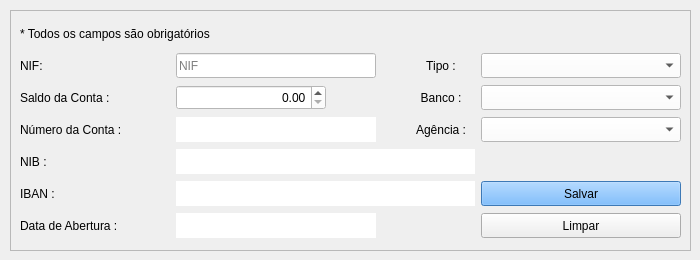
         <widget class="QWidget" name="tab_cadastroContas">
          <attribute name="title">
           <string>Cadastrar Conta</string>
          </attribute>
          <widget class="QFrame" name="frame_cadastrarConta">
           <property name="geometry">
            <rect>
             <x>10</x>
             <y>10</y>
             <width>681</width>
             <height>241</height>
            </rect>
           </property>
           <property name="frameShape">
            <enum>QFrame::StyledPanel</enum>
           </property>
           <property name="frameShadow">
            <enum>QFrame::Raised</enum>
           </property>
           <layout class="QGridLayout" name="gridLayout_2">
            <item row="2" column="4">
             <widget class="QComboBox" name="comboBox_tiposConta">
              <property name="minimumSize">
               <size>
                <width>200</width>
                <height>25</height>
               </size>
              </property>
              <property name="maximumSize">
               <size>
                <width>200</width>
                <height>25</height>
               </size>
              </property>
              <property name="styleSheet">
               <string notr="true">background-color: rgb(255, 255, 255);</string>
              </property>
              <property name="placeholderText">
               <string/>
              </property>
             </widget>
            </item>
            <item row="5" column="1" colspan="3">
             <widget class="QLabel" name="label_nibConta">
              <property name="minimumSize">
               <size>
                <width>0</width>
                <height>25</height>
               </size>
              </property>
              <property name="maximumSize">
               <size>
                <width>16777215</width>
                <height>25</height>
               </size>
              </property>
              <property name="styleSheet">
               <string notr="true">background-color: rgb(255, 255, 255);
font: 12pt &quot;Segoe UI&quot;;</string>
              </property>
              <property name="text">
               <string/>
              </property>
             </widget>
            </item>
            <item row="3" column="0">
             <widget class="QLabel" name="label_titSaldoConta">
              <property name="minimumSize">
               <size>
                <width>150</width>
                <height>25</height>
               </size>
              </property>
              <property name="maximumSize">
               <size>
                <width>150</width>
                <height>25</height>
               </size>
              </property>
              <property name="styleSheet">
               <string notr="true">font: 12pt &quot;Segoe UI&quot;;</string>
              </property>
              <property name="text">
               <string>Saldo da Conta :</string>
              </property>
              <property name="alignment">
               <set>Qt::AlignJustify|Qt::AlignVCenter</set>
              </property>
             </widget>
            </item>
            <item row="6" column="1" colspan="3">
             <widget class="QLabel" name="label_ibanConta">
              <property name="enabled">
               <bool>false</bool>
              </property>
              <property name="minimumSize">
               <size>
                <width>0</width>
                <height>25</height>
               </size>
              </property>
              <property name="maximumSize">
               <size>
                <width>16777215</width>
                <height>25</height>
               </size>
              </property>
              <property name="styleSheet">
               <string notr="true">background-color: rgb(255, 255, 255);
font: 12pt &quot;Segoe UI&quot;;</string>
              </property>
              <property name="text">
               <string/>
              </property>
             </widget>
            </item>
            <item row="3" column="3">
             <widget class="QLabel" name="label_titBancoConta">
              <property name="minimumSize">
               <size>
                <width>0</width>
                <height>25</height>
               </size>
              </property>
              <property name="maximumSize">
               <size>
                <width>16777215</width>
                <height>25</height>
               </size>
              </property>
              <property name="styleSheet">
               <string notr="true">font: 12pt &quot;Segoe UI&quot;;</string>
              </property>
              <property name="text">
               <string>Banco :</string>
              </property>
              <property name="alignment">
               <set>Qt::AlignCenter</set>
              </property>
             </widget>
            </item>
            <item row="7" column="0">
             <widget class="QLabel" name="label_titDataAberturaConta">
              <property name="minimumSize">
               <size>
                <width>150</width>
                <height>25</height>
               </size>
              </property>
              <property name="maximumSize">
               <size>
                <width>150</width>
                <height>25</height>
               </size>
              </property>
              <property name="styleSheet">
               <string notr="true">font: 12pt &quot;Segoe UI&quot;;</string>
              </property>
              <property name="text">
               <string>Data de Abertura :</string>
              </property>
              <property name="alignment">
               <set>Qt::AlignJustify|Qt::AlignVCenter</set>
              </property>
             </widget>
            </item>
            <item row="0" column="0" colspan="2">
             <widget class="QLabel" name="label_3">
              <property name="minimumSize">
               <size>
                <width>0</width>
                <height>25</height>
               </size>
              </property>
              <property name="maximumSize">
               <size>
                <width>16777215</width>
                <height>25</height>
               </size>
              </property>
              <property name="text">
               <string>* Todos os campos são obrigatórios</string>
              </property>
             </widget>
            </item>
            <item row="2" column="3">
             <widget class="QLabel" name="label_titTiposConta">
              <property name="minimumSize">
               <size>
                <width>0</width>
                <height>25</height>
               </size>
              </property>
              <property name="maximumSize">
               <size>
                <width>16777215</width>
                <height>25</height>
               </size>
              </property>
              <property name="styleSheet">
               <string notr="true">font: 12pt &quot;Segoe UI&quot;;</string>
              </property>
              <property name="text">
               <string>Tipo :</string>
              </property>
              <property name="alignment">
               <set>Qt::AlignCenter</set>
              </property>
             </widget>
            </item>
            <item row="7" column="1" colspan="2">
             <widget class="QLabel" name="label_dataAberturaConta">
              <property name="minimumSize">
               <size>
                <width>200</width>
                <height>25</height>
               </size>
              </property>
              <property name="maximumSize">
               <size>
                <width>200</width>
                <height>25</height>
               </size>
              </property>
              <property name="styleSheet">
               <string notr="true">background-color: rgb(255, 255, 255);
font: 12pt &quot;Segoe UI&quot;;</string>
              </property>
              <property name="text">
               <string/>
              </property>
             </widget>
            </item>
            <item row="2" column="0">
             <widget class="QLabel" name="label_titNifConta">
              <property name="minimumSize">
               <size>
                <width>150</width>
                <height>25</height>
               </size>
              </property>
              <property name="maximumSize">
               <size>
                <width>150</width>
                <height>25</height>
               </size>
              </property>
              <property name="styleSheet">
               <string notr="true">font: 12pt &quot;Segoe UI&quot;;</string>
              </property>
              <property name="text">
               <string>NIF:</string>
              </property>
              <property name="alignment">
               <set>Qt::AlignJustify|Qt::AlignVCenter</set>
              </property>
             </widget>
            </item>
            <item row="5" column="0">
             <widget class="QLabel" name="label_titNibConta">
              <property name="minimumSize">
               <size>
                <width>150</width>
                <height>25</height>
               </size>
              </property>
              <property name="maximumSize">
               <size>
                <width>150</width>
                <height>25</height>
               </size>
              </property>
              <property name="styleSheet">
               <string notr="true">font: 12pt &quot;Segoe UI&quot;;</string>
              </property>
              <property name="text">
               <string>NIB :</string>
              </property>
              <property name="alignment">
               <set>Qt::AlignJustify|Qt::AlignVCenter</set>
              </property>
             </widget>
            </item>
            <item row="4" column="1" colspan="2">
             <widget class="QLabel" name="label_numConta">
              <property name="minimumSize">
               <size>
                <width>200</width>
                <height>25</height>
               </size>
              </property>
              <property name="maximumSize">
               <size>
                <width>200</width>
                <height>25</height>
               </size>
              </property>
              <property name="styleSheet">
               <string notr="true">background-color: rgb(255, 255, 255);
font: 12pt &quot;Segoe UI&quot;;</string>
              </property>
              <property name="text">
               <string/>
              </property>
              <property name="alignment">
               <set>Qt::AlignLeading|Qt::AlignLeft|Qt::AlignVCenter</set>
              </property>
             </widget>
            </item>
            <item row="2" column="1" colspan="2">
             <widget class="QLineEdit" name="lineEdit_nifConta">
              <property name="minimumSize">
               <size>
                <width>200</width>
                <height>25</height>
               </size>
              </property>
              <property name="maximumSize">
               <size>
                <width>200</width>
                <height>25</height>
               </size>
              </property>
              <property name="styleSheet">
               <string notr="true">background-color: rgb(255, 255, 255);
font: 12pt &quot;Segoe UI&quot;;</string>
              </property>
              <property name="placeholderText">
               <string>NIF</string>
              </property>
             </widget>
            </item>
            <item row="6" column="0">
             <widget class="QLabel" name="label_titIbanConta">
              <property name="minimumSize">
               <size>
                <width>150</width>
                <height>25</height>
               </size>
              </property>
              <property name="maximumSize">
               <size>
                <width>150</width>
                <height>25</height>
               </size>
              </property>
              <property name="styleSheet">
               <string notr="true">font: 12pt &quot;Segoe UI&quot;;</string>
              </property>
              <property name="text">
               <string>IBAN :</string>
              </property>
              <property name="alignment">
               <set>Qt::AlignJustify|Qt::AlignVCenter</set>
              </property>
             </widget>
            </item>
            <item row="4" column="0">
             <widget class="QLabel" name="label_titNumConta">
              <property name="minimumSize">
               <size>
                <width>150</width>
                <height>25</height>
               </size>
              </property>
              <property name="maximumSize">
               <size>
                <width>150</width>
                <height>25</height>
               </size>
              </property>
              <property name="styleSheet">
               <string notr="true">font: 12pt &quot;Segoe UI&quot;;</string>
              </property>
              <property name="text">
               <string>Número da Conta :</string>
              </property>
              <property name="alignment">
               <set>Qt::AlignJustify|Qt::AlignVCenter</set>
              </property>
             </widget>
            </item>
            <item row="3" column="4">
             <widget class="QComboBox" name="comboBox_bancosConta">
              <property name="minimumSize">
               <size>
                <width>200</width>
                <height>25</height>
               </size>
              </property>
              <property name="maximumSize">
               <size>
                <width>200</width>
                <height>25</height>
               </size>
              </property>
              <property name="styleSheet">
               <string notr="true">background-color: rgb(255, 255, 255);</string>
              </property>
              <property name="placeholderText">
               <string/>
              </property>
             </widget>
            </item>
            <item row="4" column="3">
             <widget class="QLabel" name="label_titAgencia">
              <property name="minimumSize">
               <size>
                <width>0</width>
                <height>25</height>
               </size>
              </property>
              <property name="maximumSize">
               <size>
                <width>16777215</width>
                <height>25</height>
               </size>
              </property>
              <property name="styleSheet">
               <string notr="true">font: 12pt &quot;Segoe UI&quot;;</string>
              </property>
              <property name="text">
               <string>Agência :</string>
              </property>
              <property name="alignment">
               <set>Qt::AlignCenter</set>
              </property>
             </widget>
            </item>
            <item row="4" column="4">
             <widget class="QComboBox" name="comboBox_agenciasConta">
              <property name="minimumSize">
               <size>
                <width>200</width>
                <height>25</height>
               </size>
              </property>
              <property name="maximumSize">
               <size>
                <width>200</width>
                <height>25</height>
               </size>
              </property>
              <property name="styleSheet">
               <string notr="true">background-color: rgb(255, 255, 255);</string>
              </property>
              <property name="placeholderText">
               <string/>
              </property>
             </widget>
            </item>
            <item row="7" column="4">
             <widget class="QPushButton" name="pushButton_limparConta">
              <property name="enabled">
               <bool>true</bool>
              </property>
              <property name="minimumSize">
               <size>
                <width>200</width>
                <height>25</height>
               </size>
              </property>
              <property name="maximumSize">
               <size>
                <width>200</width>
                <height>25</height>
               </size>
              </property>
              <property name="autoFillBackground">
               <bool>false</bool>
              </property>
              <property name="styleSheet">
               <string notr="true">font: 12pt &quot;Segoe UI&quot;;</string>
              </property>
              <property name="text">
               <string>Limpar</string>
              </property>
             </widget>
            </item>
            <item row="6" column="4">
             <widget class="QPushButton" name="pushButton_salvarConta">
              <property name="enabled">
               <bool>true</bool>
              </property>
              <property name="minimumSize">
               <size>
                <width>200</width>
                <height>25</height>
               </size>
              </property>
              <property name="maximumSize">
               <size>
                <width>200</width>
                <height>25</height>
               </size>
              </property>
              <property name="autoFillBackground">
               <bool>false</bool>
              </property>
              <property name="styleSheet">
               <string notr="true">background-color: rgb(85, 170, 255);
font: 12pt &quot;Segoe UI&quot;;</string>
              </property>
              <property name="text">
               <string>Salvar</string>
              </property>
             </widget>
            </item>
            <item row="3" column="1">
             <widget class="QDoubleSpinBox" name="doubleSpinBox_saldoConta">
              <property name="minimumSize">
               <size>
                <width>150</width>
                <height>25</height>
               </size>
              </property>
              <property name="maximumSize">
               <size>
                <width>200</width>
                <height>25</height>
               </size>
              </property>
              <property name="styleSheet">
               <string notr="true">background-color: rgb(255, 255, 255);
font: 12pt &quot;Segoe UI&quot;;</string>
              </property>
              <property name="alignment">
               <set>Qt::AlignRight|Qt::AlignTrailing|Qt::AlignVCenter</set>
              </property>
              <property name="maximum">
               <double>999999999.990000009536743</double>
              </property>
              <property name="stepType">
               <enum>QAbstractSpinBox::DefaultStepType</enum>
              </property>
             </widget>
            </item>
           </layout>
          </widget>
         </widget>
